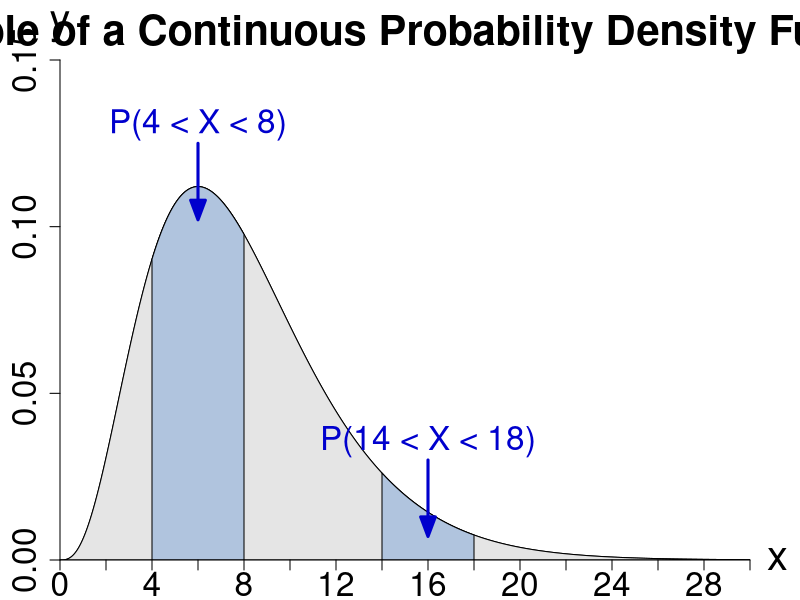
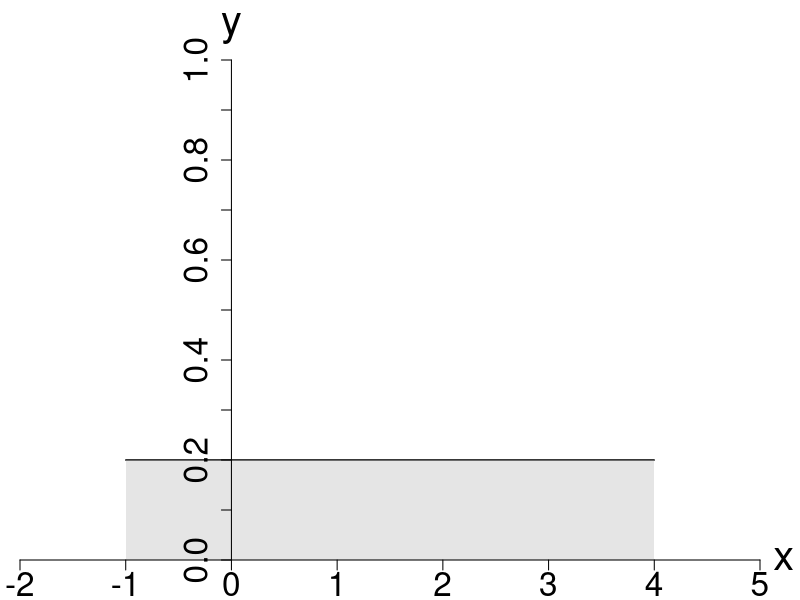
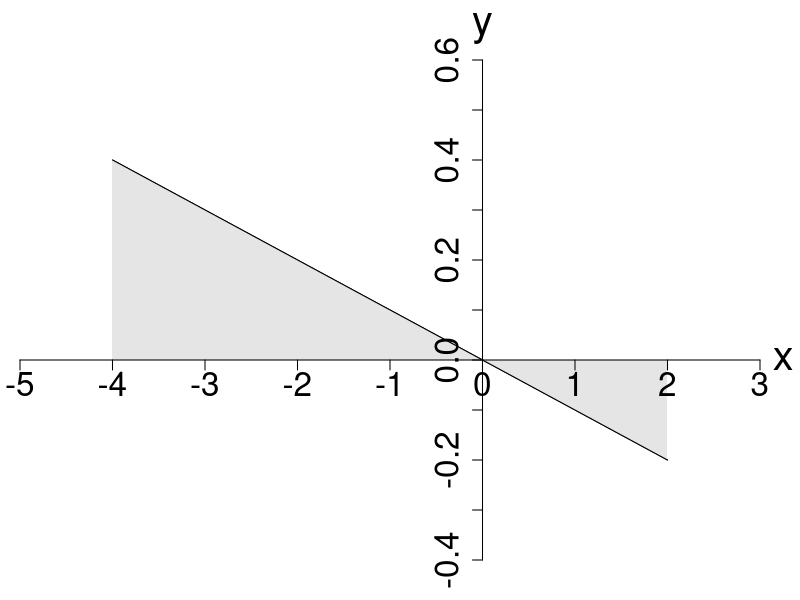
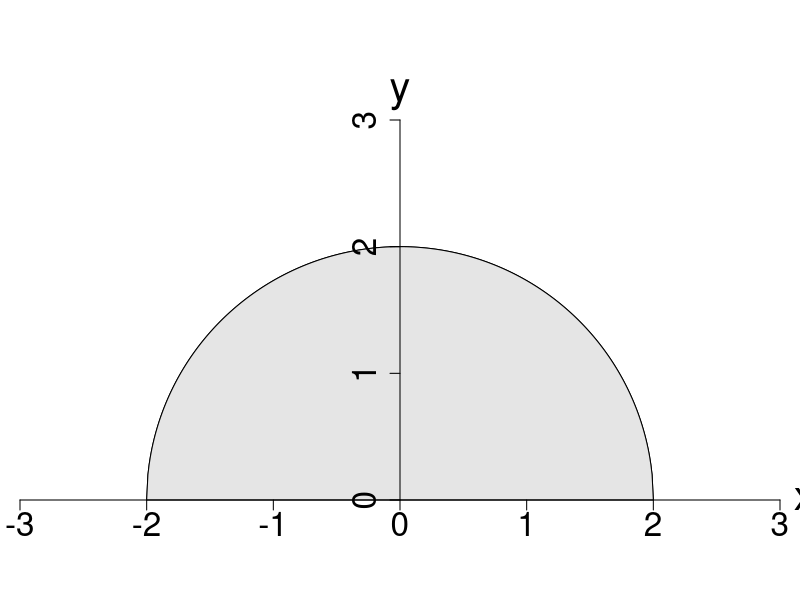
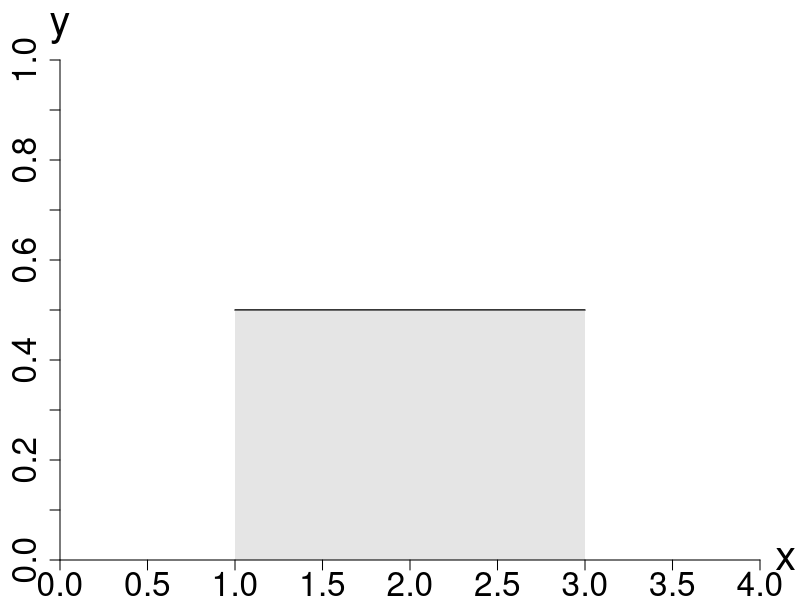
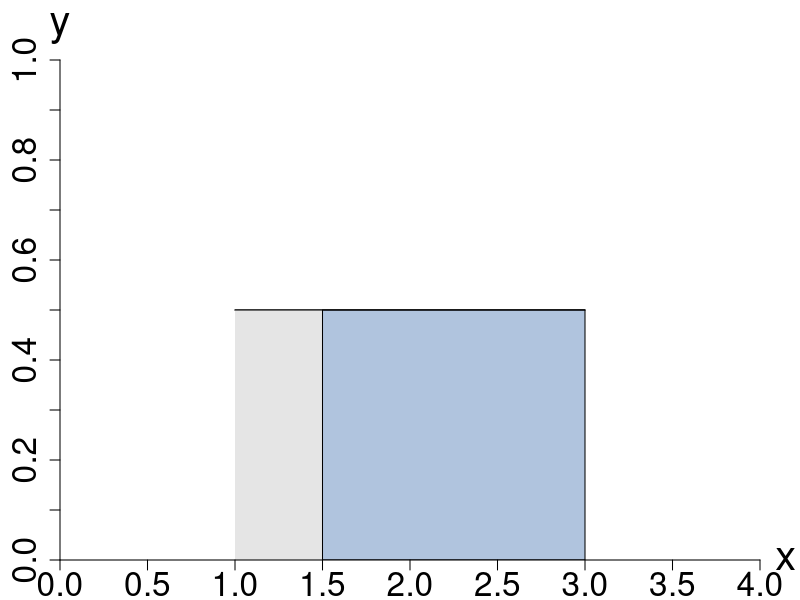
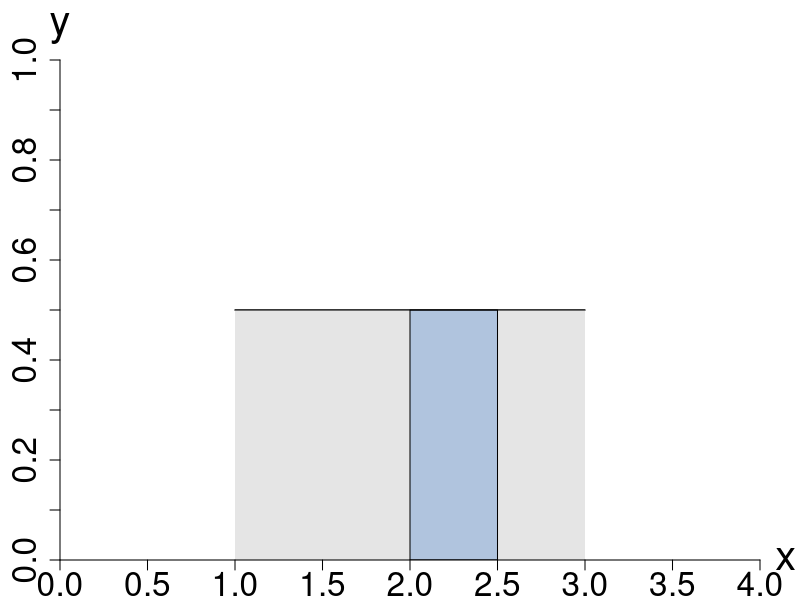
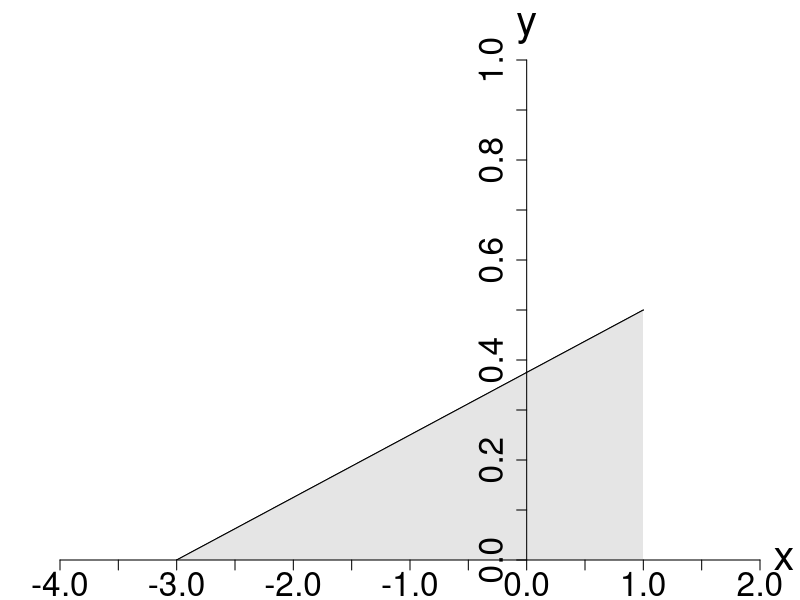

Reproduce these figures in R, in order.
png("pdf_example.png", width = 1000, height = 500)

library("shape")

par(mar = c(2, 3, 3, 2.5))

x = seq(0, 60, 0.01)
y = dchisq(x, df=8)


plot(x, y, 
     type="l", col="black", 
     main="Example of a Continuous Probability Density Function", 
     cex.main = 2.5, cex.lab = 2.5, bty = "n",
     xaxs = "i", xaxt = "n", xlim = c(0, 30), xlab = "",
     yaxs = "i",  yaxt = "n", ylim = c(0, 0.15), ylab = "")

polygon(x, y, col = "gray90")

x = c(4, seq(4, 8, 0.01), 8)
y = c(0, dchisq(seq(4, 8, 0.01), df=8), 0)
polygon(x, y, col = "lightsteelblue")

Arrows(6, 0.125, 6, 0.105, lwd = 3, arr.type = "triangle", arr.width = 0.3, col = "blue3")
text(6, 0.125, labels = "P(4 < X < 8)", cex = 2, col = "blue3", pos = 3)

x = c(14, seq(14, 18, 0.01), 18)
y = c(0, dchisq(seq(14, 18, 0.01), df=8), 0)
polygon(x, y, col = "lightsteelblue")

Arrows(16, 0.03, 16, 0.01, lwd = 3, arr.type = "triangle", arr.width = 0.3, col = "blue3")
text(16, 0.03, labels = "P(14 < X < 18)", cex = 2, col = "blue3", pos = 3)

axis(1, at = seq(0, 30, 2), cex.axis = 2)
axis(2, at = seq(0.0, 0.15, 0.05), cex.axis = 2)

text(30.3, 0, labels = "x", cex = 2.5, pos = 4, xpd = TRUE)
text(0, 0.155, labels = "y", cex = 2.5, pos = 3, xpd = TRUE)

dev.off()

png("pdf_rect1.png", width = 1000, height = 500)

par(mar = c(2, 1, 3, 2))

x = c(-1, 4)
y = c(0.2, 0.2)

plot(x, y, 
     type="l", col="black", 
     main="", 
     cex.main = 2.5, cex.lab = 2.5, bty = "n",
     xaxs = "i", xaxt = "n", xlim = c(-2, 5), xlab = "",
     yaxs = "i",  yaxt = "n", ylim = c(0, 1), ylab = "")

polyx = c(-1, x, 4)
polyy = c(0, y, 0)
polygon(polyx, polyy, col = "gray90", border = NA)

lines(x,  y)

axis(1, pos=0, at = seq(-2, 5, 1), cex.axis = 2)
axis(2, pos=0, at = seq(0, 1, 0.1), cex.axis = 2)

text(5.03, 0, labels = "x", cex = 2.5, pos = 4, xpd = TRUE)
text(0, 1.03, labels = "y", cex = 2.5, pos = 3, xpd = TRUE)

dev.off()

png("pdf_tri1.png", width = 1000, height = 500)

par(mar = c(2, 1, 3, 2))

x = c(-4, 2)
y = c(0.4, -0.2)
intercept = -y[1] * (x[2] - x[1])/(y[2] - y[1]) + x[1]

plot(x, y, 
     type="l", col="black", 
     main="", 
     cex.main = 2.5, cex.lab = 2.5, bty = "n",
     xaxs = "i", xaxt = "n", xlim = c(-5, 3), xlab = "",
     yaxs = "i",  yaxt = "n", ylim = c(-0.4, 0.6), ylab = "")

polyx = c(-4, -4, 0)
polyy = c(0, 0.4, 0)
polygon(polyx, polyy, col = "gray90", border = NA)

polyx = c(0, 2, 2)
polyy = c(0, -0.2, 0)
polygon(polyx, polyy, col = "gray90", border = NA)

lines(x,  y)

axis(1, pos=0, at = seq(-5, 3, 1), cex.axis = 2)
axis(2, pos=0, at = seq(-0.4, 0.6, 0.1), cex.axis = 2)

text(3.03, 0, labels = "x", cex = 2.5, pos = 4, xpd = TRUE)
text(0, 0.63, labels = "y", cex = 2.5, pos = 3, xpd = TRUE)

dev.off()

png("pdf_circle.png", width = 1000, height = 500)

par(mar = c(2, 1, 3, 1))

x = seq(-2, 2, 0.01)
y = sqrt(4 - x^2) 

plot(x, y, 
     type="l", col="black", 
     main="", 
     cex.main = 2.5, cex.lab = 2.5, bty = "n", asp = 1,
     xaxs = "i", xaxt = "n", xlim = c(-3, 3), xlab = "",
     yaxs = "i",  yaxt = "n", ylim = c(0, 3), ylab = "")

polyx = c(-2, x, 2)
polyy = c(0, sqrt(4 - x^2), 0)
polygon(polyx, polyy, col = "gray90")

axis(1, pos=0, at = seq(-3, 3, 1), cex.axis = 2)
axis(2, pos=0, at = seq(0, 3, 1), cex.axis = 2)

text(3.03, 0, labels = "x", cex = 2.5, pos = 4, xpd = TRUE)
text(0, 3.07, labels = "y", cex = 2.5, pos = 3, xpd = TRUE)

dev.off()

png("pdf_rect2.png", width = 1000, height = 500)

par(mar = c(2, 3, 3, 2))

x = c(1, 3)
y = c(0.5, 0.5)

plot(x, y, 
     type="l", col="black", 
     main="", 
     cex.main = 2.5, cex.lab = 2.5, bty = "n",
     xaxs = "i", xaxt = "n", xlim = c(0, 4), xlab = "",
     yaxs = "i",  yaxt = "n", ylim = c(0, 1), ylab = "")

polyx = c(1, x, 3)
polyy = c(0, y, 0)
polygon(polyx, polyy, col = "gray90", border = NA)

lines(x,  y)

axis(1, pos=0, at = seq(0, 4, 0.5), cex.axis = 2)
axis(2, pos=0, at = seq(0, 1, 0.1), cex.axis = 2)

text(4.03, 0, labels = "x", cex = 2.5, pos = 4, xpd = TRUE)
text(0, 1.03, labels = "y", cex = 2.5, pos = 3, xpd = TRUE)

dev.off()

png("pdf_rect2_area1.png", width = 1000, height = 500)

par(mar = c(2, 3, 3, 2))

x = c(1, 3)
y = c(0.5, 0.5)

plot(x, y, 
     type="l", col="black", 
     main="", 
     cex.main = 2.5, cex.lab = 2.5, bty = "n",
     xaxs = "i", xaxt = "n", xlim = c(0, 4), xlab = "",
     yaxs = "i",  yaxt = "n", ylim = c(0, 1), ylab = "")

polyx = c(1, x, 3)
polyy = c(0, y, 0)
polygon(polyx, polyy, col = "gray90", border = NA)

polyx = c(1.5, 1.5, 3, 3)
polyy = c(0, 0.5, 0.5, 0)
polygon(polyx, polyy, col = "lightsteelblue")

lines(x,  y)

axis(1, pos=0, at = seq(0, 4, 0.5), cex.axis = 2)
axis(2, pos=0, at = seq(0, 1, 0.1), cex.axis = 2)

text(4.03, 0, labels = "x", cex = 2.5, pos = 4, xpd = TRUE)
text(0, 1.03, labels = "y", cex = 2.5, pos = 3, xpd = TRUE)

dev.off()

png("pdf_rect2_area2.png", width = 1000, height = 500)

par(mar = c(2, 3, 3, 2))

x = c(1, 3)
y = c(0.5, 0.5)

plot(x, y, 
     type="l", col="black", 
     main="", 
     cex.main = 2.5, cex.lab = 2.5, bty = "n",
     xaxs = "i", xaxt = "n", xlim = c(0, 4), xlab = "",
     yaxs = "i",  yaxt = "n", ylim = c(0, 1), ylab = "")

polyx = c(1, x, 3)
polyy = c(0, y, 0)
polygon(polyx, polyy, col = "gray90", border = NA)

polyx = c(2, 2, 2.5, 2.5)
polyy = c(0, 0.5, 0.5, 0)
polygon(polyx, polyy, col = "lightsteelblue")

lines(x,  y)

axis(1, pos=0, at = seq(0, 4, 0.5), cex.axis = 2)
axis(2, pos=0, at = seq(0, 1, 0.1), cex.axis = 2)

text(4.03, 0, labels = "x", cex = 2.5, pos = 4, xpd = TRUE)
text(0, 1.03, labels = "y", cex = 2.5, pos = 3, xpd = TRUE)

dev.off()

png("pdf_tri2.png", width = 1000, height = 500)

par(mar = c(2, 3, 3, 2))

x = c(-3, 1)
y = c(0, 0.5)

plot(x, y, 
     type="l", col="black", 
     main="", 
     cex.main = 2.5, cex.lab = 2.5, bty = "n",
     xaxs = "i", xaxt = "n", xlim = c(-4, 2), xlab = "",
     yaxs = "i",  yaxt = "n", ylim = c(0, 1), ylab = "")

polyx = c(-3, x, 1)
polyy = c(0, y, 0)
polygon(polyx, polyy, col = "gray90", border = NA)

lines(x,  y)

axis(1, pos=0, at = seq(-4, 2, 0.5), cex.axis = 2)
axis(2, pos=0, at = seq(0, 1, 0.1), cex.axis = 2)

text(2.03, 0, labels = "x", cex = 2.5, pos = 4, xpd = TRUE)
text(0, 1.03, labels = "y", cex = 2.5, pos = 3, xpd = TRUE)

dev.off()

png("pdf_tri2_area1.png", width = 1000, height = 500)

par(mar = c(2, 3, 3, 2))

x = c(-3, 1)
y = c(0, 0.5)

plot(x, y, 
     type="l", col="black", 
     main="", 
     cex.main = 2.5, cex.lab = 2.5, bty = "n",
     xaxs = "i", xaxt = "n", xlim = c(-4, 2), xlab = "",
     yaxs = "i",  yaxt = "n", ylim = c(0, 1), ylab = "")

polyx = c(-3, x, 1)
polyy = c(0, y, 0)
polygon(polyx, polyy, col = "gray90", border = NA)

polyx = c(-3, -3, -1.5, -1.5)
polyy = c(0, 0, 0.1875, 0)
polygon(polyx, polyy, col = "lightsteelblue")

lines(x,  y)

axis(1, pos=0, at = seq(-4, 2, 0.5), cex.axis = 2)
axis(2, pos=0, at = seq(0, 1, 0.1), cex.axis = 2)

text(2.03, 0, labels = "x", cex = 2.5, pos = 4, xpd = TRUE)
text(0, 1.03, labels = "y", cex = 2.5, pos = 3, xpd = TRUE)

dev.off()

png("pdf_tri2_area2.png", width = 1000, height = 500)

par(mar = c(2, 3, 3, 2))

x = c(-3, 1)
y = c(0, 0.5)

plot(x, y, 
     type="l", col="black", 
     main="", 
     cex.main = 2.5, cex.lab = 2.5, bty = "n",
     xaxs = "i", xaxt = "n", xlim = c(-4, 2), xlab = "",
     yaxs = "i",  yaxt = "n", ylim = c(0, 1), ylab = "")

polyx = c(-3, x, 1)
polyy = c(0, y, 0)
polygon(polyx, polyy, col = "gray90", border = NA)

polyx = c(-1.5, -1.5, 1, 1)
polyy = c(0, 0.1875, 0.5, 0)
polygon(polyx, polyy, col = "lightsteelblue")

lines(x,  y)

axis(1, pos=0, at = seq(-4, 2, 0.5), cex.axis = 2)
axis(2, pos=0, at = seq(0, 1, 0.1), cex.axis = 2)

text(2.03, 0, labels = "x", cex = 2.5, pos = 4, xpd = TRUE)
text(0, 1.03, labels = "y", cex = 2.5, pos = 3, xpd = TRUE)

dev.off()
